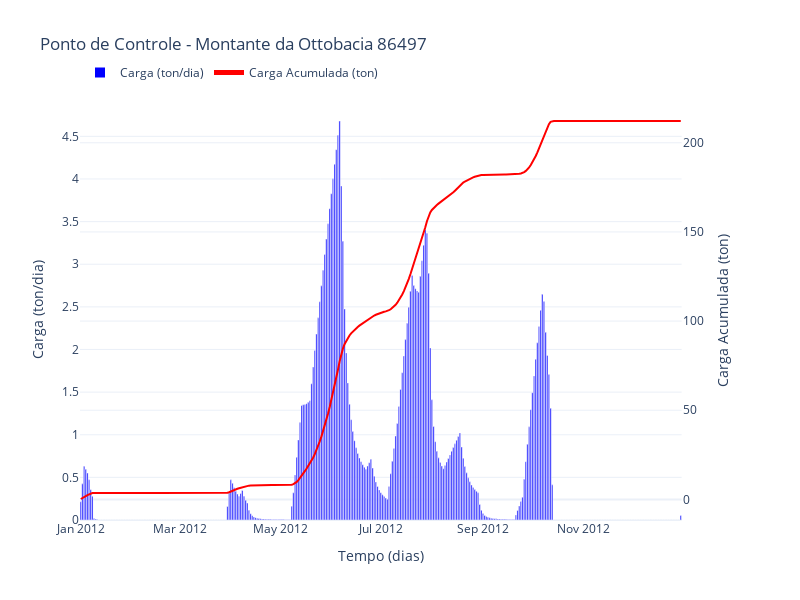

Notebook source saved alongside this figure:
### Code cell
import locale
from plotly.subplots import make_subplots

# set locale to PT-BR
locale.setlocale(locale.LC_TIME, 'pt_BR.UTF-8')

df_estrela = pd.DataFrame()
df_estrela['86498+86499'] = df_Bu_ton[86498] + df_Bu_ton[86499]
df_estrela = df_estrela.iloc[:365]
df_estrela['subtotal'] = df_estrela['86498+86499'].cumsum()
df_estrela.index = pd.date_range(start='2012-01-01', periods=len(df_estrela), freq='D')

fig = make_subplots(specs=[[{"secondary_y": True}]])
fig.add_trace(go.Bar(x=df_estrela.index, y=df_estrela['86498+86499'], name='Carga (ton/dia)', marker_color='blue'), secondary_y=False)
fig.add_trace(go.Scatter(x=df_estrela.index, y=df_estrela['subtotal'], name='Carga Acumulada (ton)', line=dict(color='red', width=2)), secondary_y=True)

fig.update_layout(title='Ponto de Controle - Montante da Ottobacia 86497', xaxis_title='Tempo (dias)', font=dict(size=12), legend=dict(y=1.1, orientation='h', itemsizing='constant'))
fig.update_yaxes(title_text='Carga (ton/dia)', secondary_y=False)
fig.update_yaxes(title_text='Carga Acumulada (ton)', secondary_y=True)
fig.update_layout(
    font=dict(size=12),
    width=800,
    height=600
)

fig.show()

### Figure 1 — Plotly figure (JSON) as saved in the notebook; plotly's stock layout.template omitted (floating-point values rounded to 4 significant figures; data arrays with more than 128 entries replaced by an {"elided": "..."} marker saying what was removed)
{"data": [{"marker": {"color": "blue"}, "name": "Carga (ton/dia)", "type": "bar", "x": {"elided": "365 str values"}, "xaxis": "x", "y": {"elided": "365 float values"}, "yaxis": "y"}, {"line": {"color": "red", "width": 2}, "name": "Carga Acumulada (ton)", "type": "scatter", "x": {"elided": "365 str values"}, "xaxis": "x", "y": {"elided": "365 float values"}, "yaxis": "y2"}], "layout": {"font": {"size": 12}, "height": 600, "legend": {"itemsizing": "constant", "orientation": "h", "y": 1.1}, "title": {"text": "Ponto de Controle - Montante da Ottobacia 86497"}, "width": 800, "xaxis": {"anchor": "y", "domain": [0, 0.94], "title": {"text": "Tempo (dias)"}}, "yaxis": {"anchor": "x", "domain": [0, 1], "title": {"text": "Carga (ton/dia)"}}, "yaxis2": {"anchor": "x", "overlaying": "y", "side": "right", "title": {"text": "Carga Acumulada (ton)"}}}}
